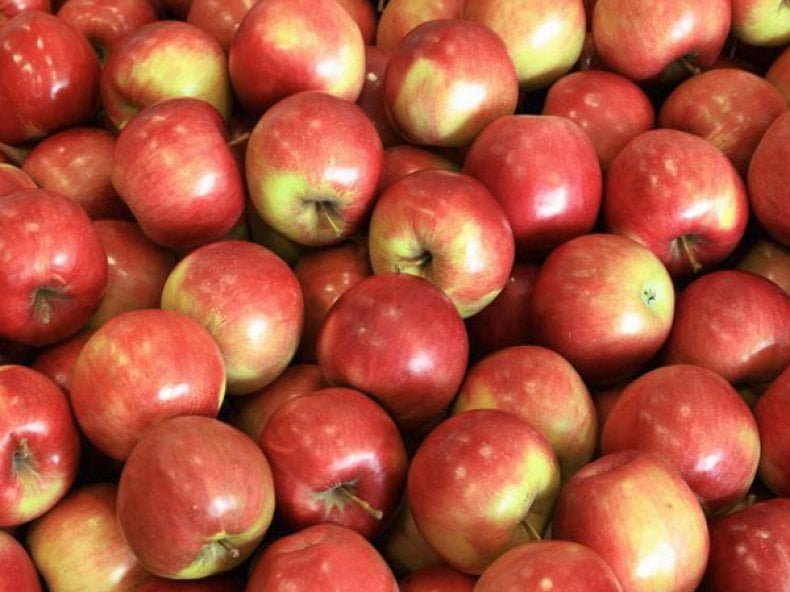
#> input picture Lesson 57/aidared.jpg, 790 x 592 px, found by its file name
$ jupyter execute Lesson_60.ipynb   (older library calls are emulated)
#> lines starting #> are read from the running program, lines starting #| are printed output that depends on the picture
<a href="https://colab.research.google.com/github/InGev007/startup_acd/blob/main/Lesson%2060/Lesson_60.ipynb" target="_parent"></a>

[cell 1]
import cv2
import numpy as np
import matplotlib.pyplot as plt
import warnings
warnings.filterwarnings("ignore")

## Функції завантаженння та збереження картинки

[cell 2]
# Функція для завантаження зображеня і відображення на екрані
def load(path):
#> called with path = '/content/aidared.jpg'
    img = cv2.imread(path, cv2.IMREAD_COLOR)
#> img is the input picture: shape (592, 790, 3); mean B, G, R 62.4, 85.5, 175
    img = cv2.cvtColor(img, cv2.COLOR_BGR2RGB)
    plt.axis('off')
    plt.imshow(img)
    return img

# Функція запису зображення на диск
def writing(img, path="img.jpg"):
    cv2.imwrite(path, img)

##Завантаження картинки

[cell 3]
img = load('/content/aidared.jpg')

##Використання фільтру Собеля

[cell 4]
sobel = cv2.Sobel(img, cv2.CV_64F, 1, 0, ksize=1)
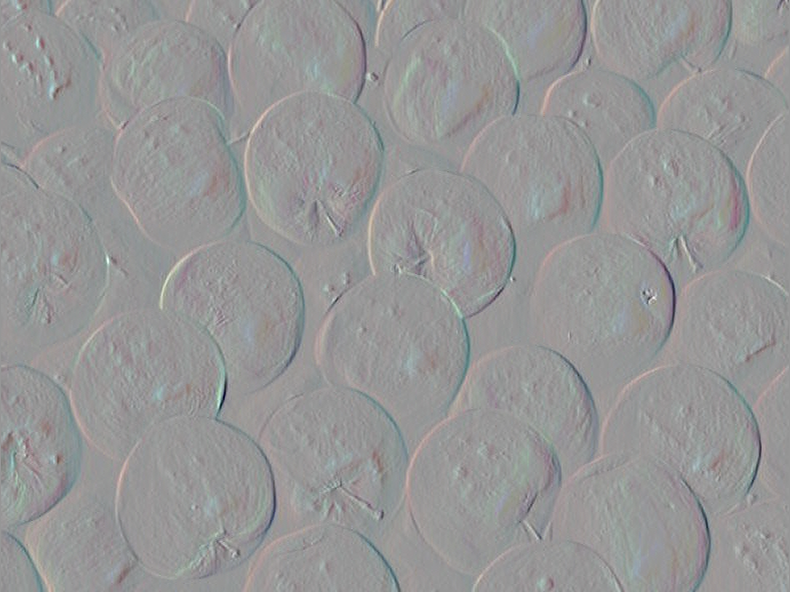
#> sobel: shape (592, 790, 3) float64; mean R, G, B -0.1, 0, 0; drawn with min black and max white
plt.axis('off')
plt.imshow(sobel)
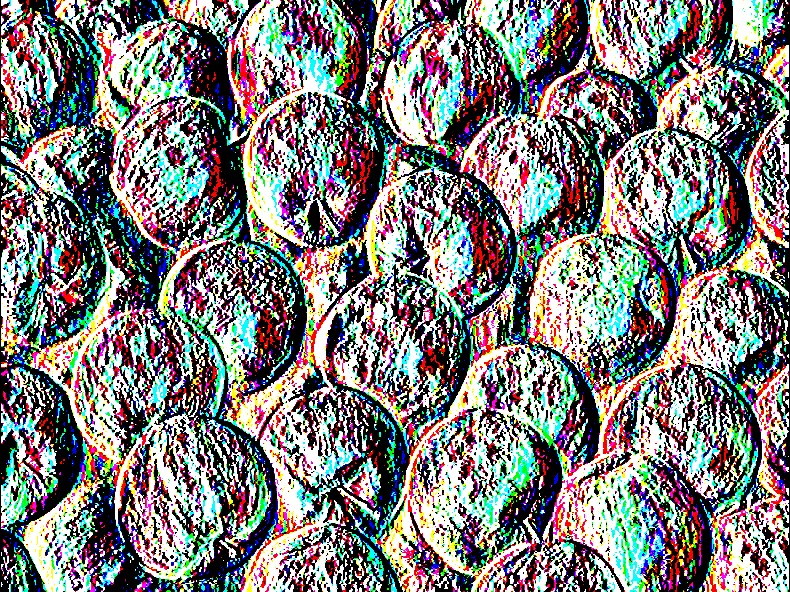
#> shown: shape (592, 790, 3) float64; mean R, G, B 0.5, 0.49, 0.484

[cell 5]
# Застосування фільтру Canny для виділення горизонтальних ліній для кольорового зображення
canny = cv2.Canny(img,0,200)
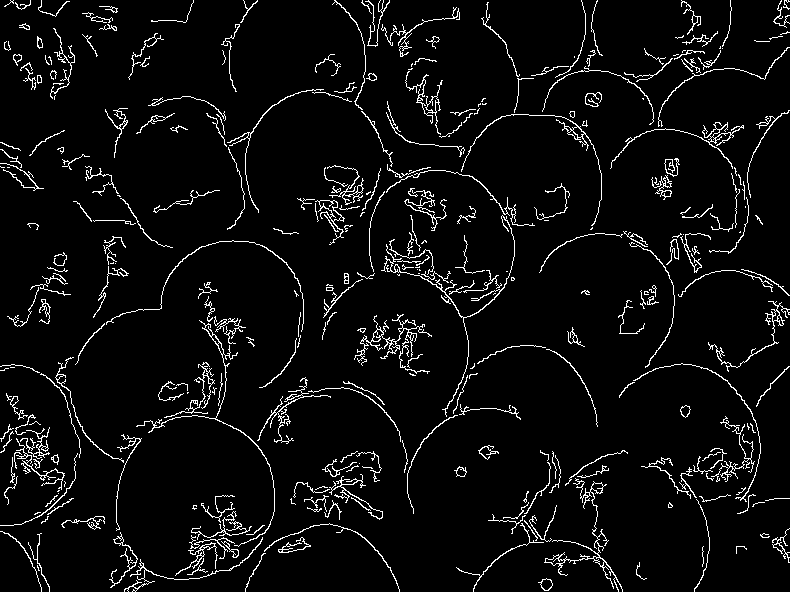
#> canny: shape (592, 790); 5.2% white in thin lines or dots
plt.axis('off')
plt.imshow(canny)

[cell 6]
roberts_kernel_v = np.array([[1, 0], [0, -1]], dtype=np.float32)  # вертикальні границі
roberts_kernel_g = np.array([[0, 1], [-1, 0]], dtype=np.float32)  # горизонтальні границі
# Застосування фільтру Робертса
roberts_v = cv2.filter2D(img, -1, roberts_kernel_v)
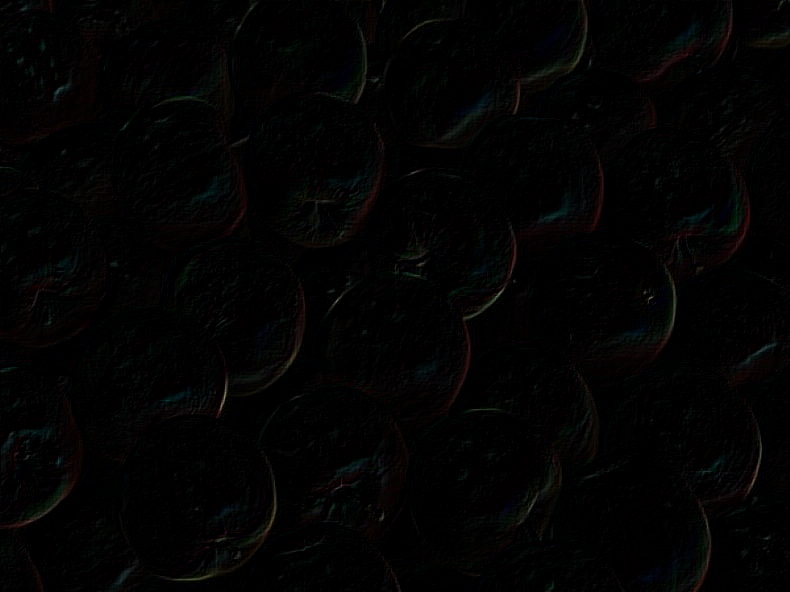
#> roberts_v: shape (592, 790, 3); mean R, G, B 2.7, 2.5, 2.3
roberts_g = cv2.filter2D(img, -1, roberts_kernel_g)

roberts = roberts_v + roberts_g

plt.axis('off')
plt.imshow(roberts)
